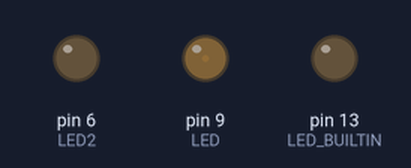
The sketch below on a simulated Arduino Uno, built with avr-gcc and run on an emulated ATmega328P. Parts: output pins drawn as LEDs (lit = HIGH).

Above: at 0.05 s.
At 0.5 s:
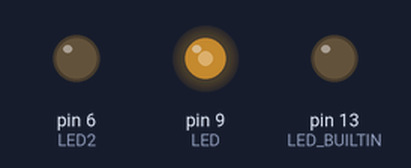
At 1.05 s:
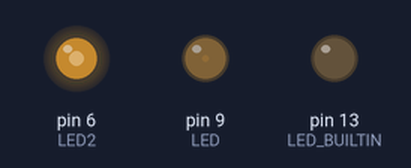
Timing chart, 0 to 3.0 s (numbered marks = the images above):
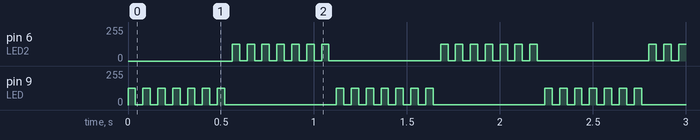

Measured:
- by itself, pin 6 (LED2), pin 9 (LED): repeats every 1.1 s: 6 × (1/255 0.04 s, 127/255 0.04 s), 1/255 0.60 s, 127/255 0.04 s

The sketch:

sketch_nov23d.ino
```cpp
const int LED=9;
const int LED2=6;
void setup() {
 pinMode(LED_BUILTIN, OUTPUT);
 digitalWrite(LED_BUILTIN, LOW);
 pinMode (LED, OUTPUT);
 pinMode (LED2, OUTPUT);
}

void loop() {
 for (int i=1; i<=7; i=i+1)
 {
  analogWrite(LED, 127);
  delay(40);
  analogWrite(LED, 1);
  delay(40);
 };
 for (int i=1; i<=7; i=i+1)
 {
  analogWrite(LED2, 127);
  delay(40);
  analogWrite(LED2, 1);
  delay(40);
 }
}
```
